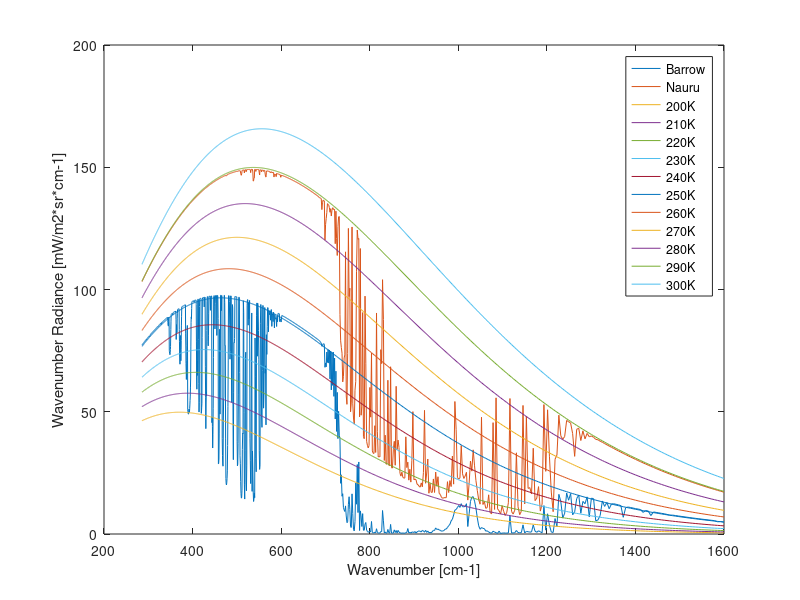

Write MATLAB code to recreate this figure.

% Import data from .mat file
nauru = load('21Apr2018FIG81_Nauru');
barrow = load('21Apr2018FIG81_Barrow');

pathSize = size(barrow.outputs.pathRadiance);
waveLength = linspace(6.25e-6,35e-6, pathSize(2));

% Convert data
% Wavenumber is waveLength^2 * Wavelength Radiance * 1E15
wavNumberRadianceNauru = (nauru.outputs.pathRadiance.*(waveLength.^2)).*10^15;
wavNumberRadianceBarrow = (barrow.outputs.pathRadiance.*(waveLength.^2)).*10^15;

% Wavenumber is the inverse of wavelength eq 3.2
waveNumber = (waveLength.^-1).*1e-2;


adjustedBB = bsxfun(@times,barrow.outputs.blackbody,(waveLength'.^2).*10^15);

% Plot data, post conversion
figure
plotB = plot(waveNumber,wavNumberRadianceBarrow)
hold on
plotN = plot(waveNumber,wavNumberRadianceNauru)
hold on
ploBB = plot(waveNumber,adjustedBB)
hold off
xlabel('Wavenumber [cm-1]')
ylabel('Wavenumber Radiance [mW/m2*sr*cm-1]')
legend("Barrow", "Nauru" ,...
    "200K", "210K", "220K", "230K", "240K",...
    "250K", "260K", "270K", "280K", "290K", "300K")